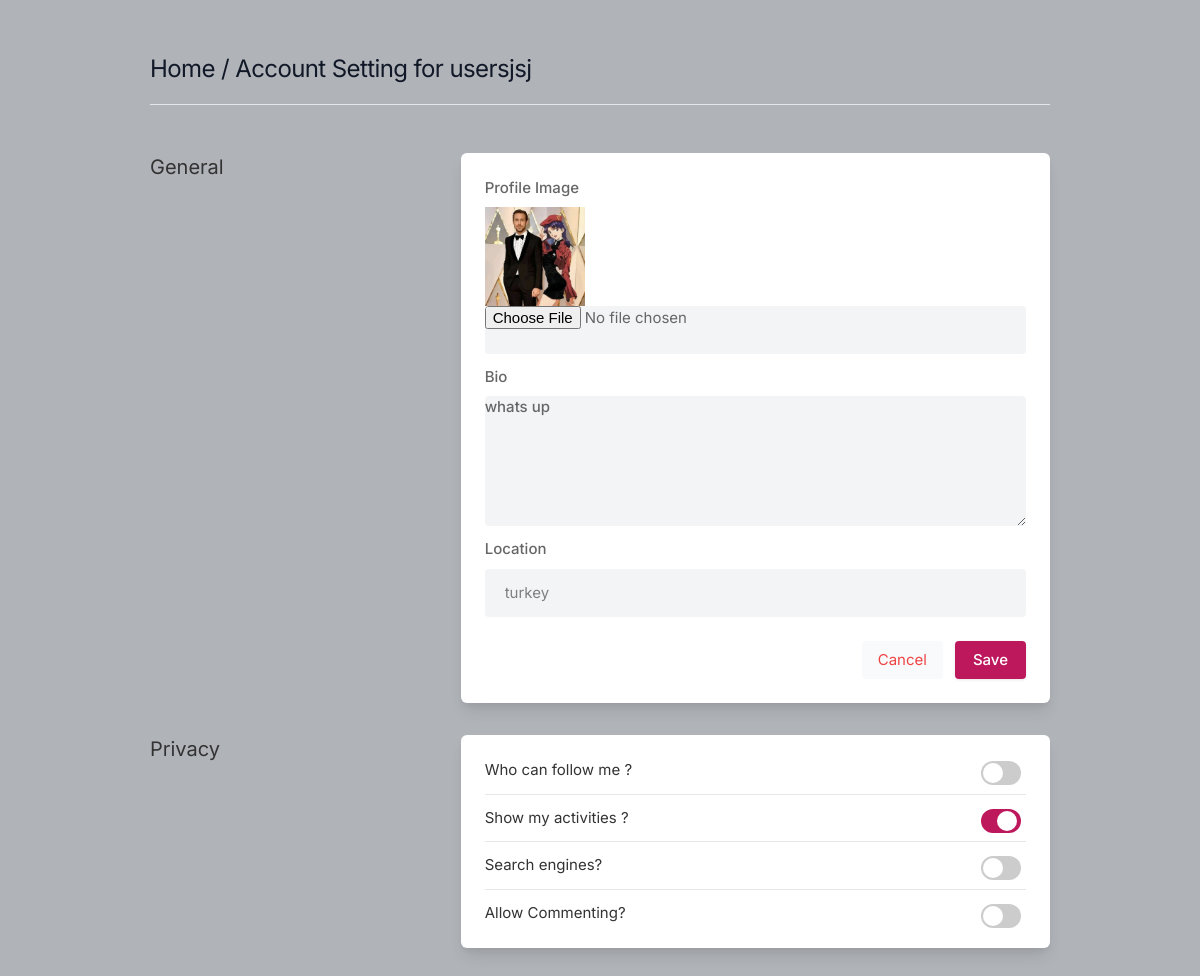
Page /settings (signed in) on the committed database.
### core/models.py (models this page shows, shortened)
class Profile(models.Model):  # this class about database
    user = models.ForeignKey(User, on_delete=models.CASCADE)
    id_user = models.IntegerField()
    bio = models.TextField(blank=True)
    profileimg = models.ImageField(
        upload_to='profile_images', default='blank-profile-picture-640640.png')
    location = models.CharField(max_length=100, blank=True)

### core/views.py (the view, shortened to what this page needs)
# urls.py: path('settings', views.settings, name='settings'),
@login_required(login_url='signin')
def settings(request):
    user_profile = Profile.objects.get(user=request.user)
    return render(request, 'setting.html', {'user_profile': user_profile})

### templates/setting.html (shortened to what this page needs)
{% load static %}
<!DOCTYPE html>
<html lang="en">
<head>
    <link rel="stylesheet" href="{% static 'assets/css/icons.css' %}">
    <link rel="stylesheet" href="{% static 'assets/css/uikit.css' %}">
    <link rel="stylesheet" href="{% static 'assets/css/style.css' %}">
    <link rel="stylesheet" href="{% static 'assets/css/tailwind.css' %}">
</head>
<body>
            <div class="container m-auto">
                <h1 class="text-2xl leading-none text-gray-900 tracking-tight mt-3"><a href="/">Home</a> / Account Setting for {{user.username}} </h1>
                <br>
                <hr>
                <div class="grid lg:grid-cols-3 mt-12 gap-8">
                    <div>
                        <h3 class="text-xl mb-2"> General</h3>
                    </div>
                    <div class="bg-white rounded-md lg:shadow-lg shadow col-span-2">
                    <form action="" method="POST" enctype="multipart/form-data">
                       <div class="grid grid-cols-2 gap-3 lg:p-6 p-4">
                            <div class="col-span-2">
                                <label for="">Profile Image</label>
                                <img width="100" height="100" src="{{user_profile.profileimg.url}}" />
                                <input type="file" name="image" value="{{user_profile.profileimg}}" class="shadow-none bg-gray-100">
                            </div>
                            <div class="col-span-2">
                                <label for="about">Bio</label>
                                <textarea id="bio"  name="bio" rows="3"  class="shadow-none bg-gray-100">{{user_profile.bio}}</textarea>
                            </div>
                            <div class="col-span-2">
                                <label for=""> Location</label>
                                <input type="text" name="location" placeholder="" value="{{user_profile.location}}" class="shadow-none bg-gray-100">
                            </div>
                       </div>
                       <div class="bg-gray-10 p-6 pt-0 flex justify-end space-x-3">
                           <button class="p-2 px-4 rounded bg-gray-50 text-red-500"> <a href="/"> Cancel </a> </button>
                           <button type="submit" class="button bg-blue-700"> Save </button>
                       </div>
                    </form>
                    </div>
                    <div>
                        <h3 class="text-xl mb-2"> Privacy</h3>
                    </div>
                    <div class="bg-white rounded-md lg:shadow-lg shadow lg:p-6 p-4 col-span-2">
                    <div class="space-y-3">
                        <div class="flex justify-between items-center">
                            <div>
                                <h4> Who can follow me ?</h4>
                            </div>
                            <div class="switches-list -mt-8 is-large">
                                <div class="switch-container">
                                    <label class="switch"><input type="checkbox"><span class="switch-button"></span> </label>
                                </div>
                            </div>
                        </div>
                        <hr>
                        <div class="flex justify-between items-center">
                            <div>
                                <h4> Show my activities ?</h4>
                            </div>
                            <div class="switches-list -mt-8 is-large">
                                <div class="switch-container">
                                    <label class="switch"><input type="checkbox" checked><span class="switch-button"></span> </label>
                                </div>
                            </div>
                        </div>
                        <hr>
                        <div class="flex justify-between items-center">
                            <div>
                                <h4> Search engines?</h4>
                            </div>
                            <div class="switches-list -mt-8 is-large">
                                <div class="switch-container">
                                    <label class="switch"><input type="checkbox"><span class="switch-button"></span> </label>
                                </div>
                            </div>
                        </div>
                        <hr>
                        <div class="flex justify-between items-center">
                            <div>
                                <h4> Allow Commenting?</h4>
                            </div>
                            <div class="switches-list -mt-8 is-large">
                                <div class="switch-container">
                                    <label class="switch"><input type="checkbox"><span class="switch-button"></span> </label>
                                </div>
                            </div>
                        </div>
                    </div>
                    </div>
                    <br>
                </div>
            </div>
</body>
</html>

### rows in the picture
Profile: profileimg (picture), bio "whats up", location "turkey"

### other values in the picture
{{ user.username }} "usersjsj"
